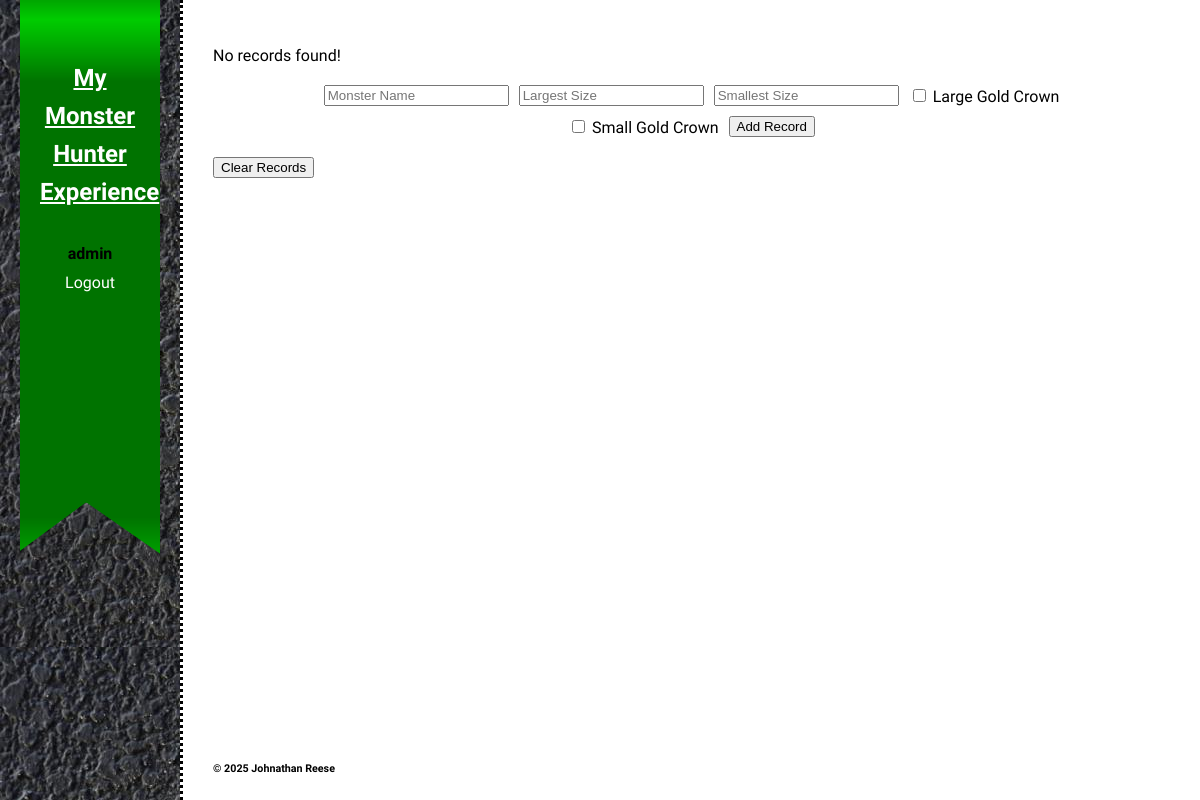
The app's page /records (signed in), older data.
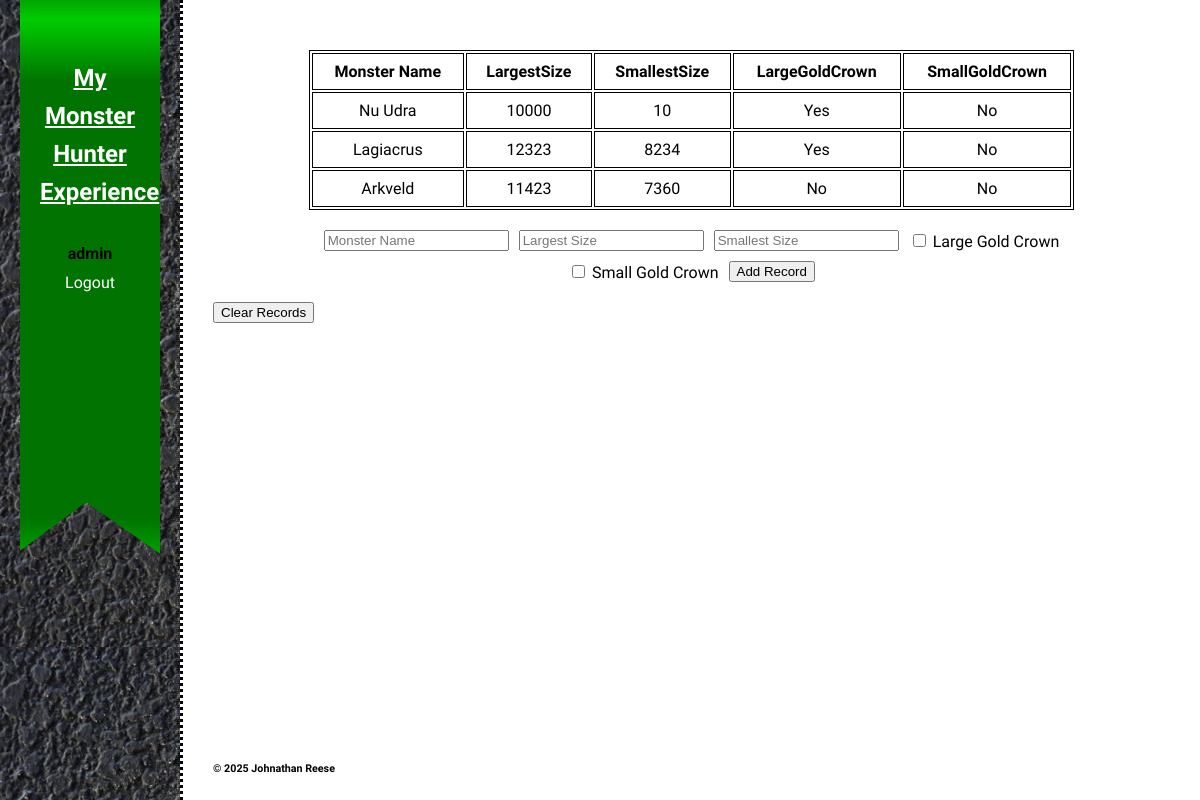
The same page, newer data.
### tables this page shows
CREATE TABLE monsterData(
    MonsterName VARCHAR(255),
    UserID INTEGER,
    SmallestSize INTEGER,
    LargestSize INTEGER,
    LargeGoldCrown BOOLEAN,
    SmallGoldCrown BOOLEAN,
    FOREIGN KEY(UserID) REFERENCES users(ID)
);

### app.py (the view)
@app.route('/records')
def records():
    if 'user_id' not in session:
        return redirect(url_for('login'))
    conn = get_db_connection()
    records = conn.execute(
        'SELECT * FROM monsterData WHERE UserID = ?', (session['user_id'],)
    ).fetchall()
    conn.close()
    return render_template('records.html', records=records)

### app.py (called while the page is built)
def get_db_connection():
    conn = sqlite3.connect(DB_PATH)
    conn.row_factory = sqlite3.Row
    return conn

@app.context_processor
def inject_user():
    return dict(username=session.get('username'))

### templates/records.html (shortened to what this page needs)
<!DOCTYPE html>
<html lang="en">
<head>
    <link rel="stylesheet" href="{{ url_for('static', filename='css/style.css') }}">
    <link rel="stylesheet" type="text/css"
        href="https://cdn.jsdelivr.net/npm/@accessible360/accessible-slick@1.0.1/slick/slick.min.css">
    <link rel="stylesheet" type="text/css"
        href="https://cdn.jsdelivr.net/npm/@accessible360/accessible-slick@1.0.1/slick/accessible-slick-theme.min.css">
</head>
<body>
    <header role="banner" class="primary">
        <div id="ribbon">
            <h1><a href="/">My Monster Hunter Experience</a></h1>
            <nav role="navigation">
                <ul>
                {% if username %}
                <li><strong>{{ username }}</strong></li>
                <li><a href="/logout">Logout</a></li>
                {% else %}
                <li><a href="/login">Login</a></li>
                <li><a href="/register">Register</a></li>
                {% endif %}
                </ul>
            </nav>
        </div>
    </header>
    <main id="main">
        {% if records %}
        <table id="recordsTable">
            <thead>
                <tr>
                    <th>Monster Name</th>
                    <th>LargestSize</th>
                    <th>SmallestSize</th>
                    <th>LargeGoldCrown</th>
                    <th>SmallGoldCrown</th>
                </tr>
            </thead>
            <tbody>
                {% for record in records %}
                <tr>
                    <td>{{ record.monsterName }}</td>
                    <td>{{ record.largestSize }}</td>
                    <td>{{ record.smallestSize }}</td>
                    <td>{{ 'Yes' if record.largeGoldCrown else 'No' }}</td>
                    <td>{{ 'Yes' if record.smallGoldCrown else 'No' }}</td>
                </tr>
                {% endfor %}
            </tbody>
        </table>
        {% else %}
        <p>No records found!</p>
        {% endif %}
        <form action="/add_record" method="POST" id="recordForm">
            <div class="form-row">
                <input type="text" name="monsterName" placeholder="Monster Name" required>
                <input type="text" name="largestSize" placeholder="Largest Size" required>
                <input type="text" name="smallestSize" placeholder="Smallest Size" required>
                <label>
                    <input type="checkbox" name="largeGoldCrown" value="true">
                    Large Gold Crown
                </label>
                <label>
                    <input type="checkbox" name="smallGoldCrown" value="true">
                    Small Gold Crown
                </label>
                <button type="submit" id="addbutton">Add Record</button>
            </div>
        </form>
        <form action="/clear_records" method="POST">
            <button type="submit" id="clearbutton">Clear Records</button>
        </form>
        <footer id="colophon" role="contentinfo">
            <h6>&copy; 2025 Johnathan Reese</h6>
        </footer>
    </main>
</body>
</html>

Row changes from the older to the newer data that the page shows:
added monsterData: monsterName "Nu Udra", largestSize "10000", smallestSize "10", LargeGoldCrown "Yes", SmallGoldCrown "No"
added monsterData: monsterName "Lagiacrus", largestSize "12323", smallestSize "8234", LargeGoldCrown "Yes", SmallGoldCrown "No"
added monsterData: monsterName "Arkveld", largestSize "11423", smallestSize "7360", LargeGoldCrown "No", SmallGoldCrown "No"
Text that changed along with them:
text no longer shown: "No records found!"
text now shown: "Monster Name LargestSize SmallestSize LargeGoldCrown SmallGoldCrown"
